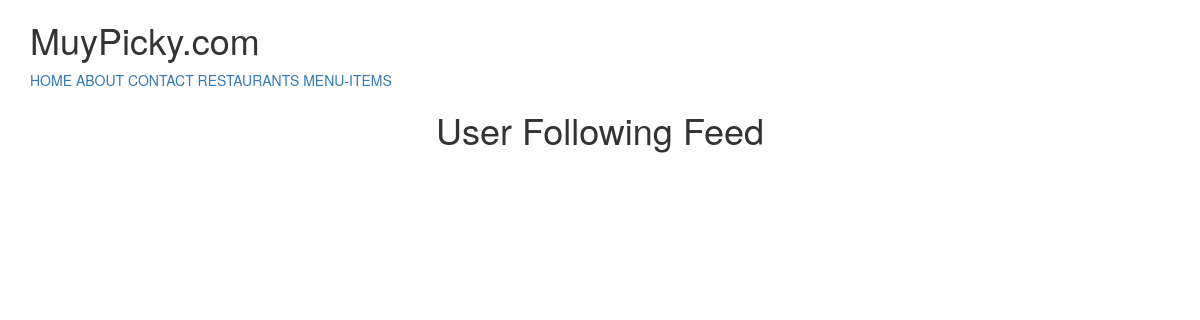
The page / (signed in) on the database as committed earlier.
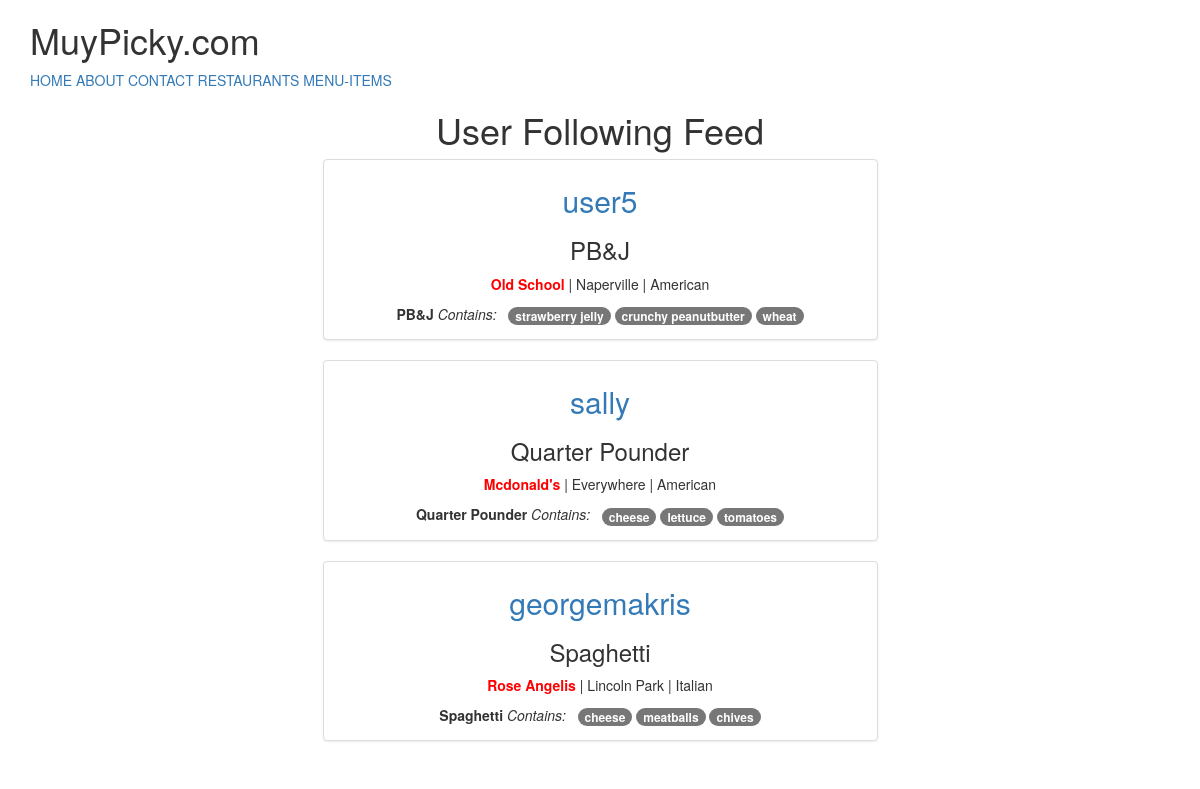
The same page on the database as committed later.
### menus/models.py (models this page shows, shortened)
class Item(models.Model):
    user=models.ForeignKey(settings.AUTH_USER_MODEL)
    restaurant=models.ForeignKey(RestaurantLocation)
    name=models.CharField(max_length=122)
    contents=models.TextField(help_text='seperate each item by comma')
    excludes=models.TextField(blank=True, null=True, help_text='seperate each item by comma')
    public=models.BooleanField(default=True)
    timestamp=models.DateTimeField(auto_now_add=True)
    updated=models.DateTimeField(auto_now=True)
    def __str__(self):
        return self.name
    class Meta:
        ordering = ['-updated','-timestamp']
    def get_contents(self):
        return self.contents.split(",")

### restaurants/models.py (models this page shows, shortened)
class RestaurantLocation(models.Model):
    owner           =models.ForeignKey(User)
    name            =models.CharField(max_length=120)
    location        =models.CharField(max_length=120, null=True, blank=True)
    category        =models.CharField(max_length=122, null=True, blank=True, validators=[validate_category])
    timestamp       =models.DateTimeField(auto_now_add=True)
    updated         =models.DateTimeField(auto_now=True)
    slug            =models.SlugField(null=True, blank=True)
    objects=RestaurantLocationManager()#adding to Model.objects.all
    @property
    def title(self):
        return self.name

### menus/views.py (the view)
# urls.py: url(r'^$', HomeView.as_view(),name='home'),
class HomeView(View):
    def get(self,request, *args, **kwargs):
        if not request.user.is_authenticated():
            return render(request, 'home.html', {})
        user=request.user
        print(user)
        is_following_user_ids=[x.user.id for x in user.is_following.all()]
        qs=Item.objects.filter(user__id__in=is_following_user_ids, public=True).order_by("-updated")
        print(qs)
        return render(request, 'menus/home-feed.html', {'object_list':qs})

### menus/templates/menus/home-feed.html
{% extends "base.html" %}
{% block content %}
<div class='row'>
<div class='col-sm-6 text-center col-sm-offset-3'>
  <h1> User Following Feed </h1>
{% for obj in object_list %}
  <div class="thumbnail">
    <h2><a href='{% url "profiles:detail" username=obj.user.username %}'>{{obj.user.username}}</a></h2>
   <h3>{{obj.name}} </h3>
  <p><span style='color:red;'><b>{{obj.restaurant.title}}</b> </span>| {{obj.restaurant.location}} | {{obj.restaurant.category}}</p>
  <p>
      <b>{{obj.name}}</b>
      <span><i>Contains: &nbsp; </i></span>
      {% for ing in obj.get_contents %}
  <span class= "badge badge-default">{{ing}}</span>
      {% endfor %}
</p>
</div>
    {% endfor %}
</div>
</div>
{%  endblock %}

### templates/base.html (shortened to what this page needs)
<!DOCTYPE html>
  <html>
    <head>
        {% include 'snippets/css.html' %}
    </head>
    <body>
      {% include 'snippets/nav.html' %}
      <div class='container'>
    {% block content %}
    {% endblock content %}
  </div>
    </body>
  </html>

### templates/snippets/css.html (shortened to what this page needs)
<link rel="stylesheet" href="https://maxcdn.bootstrapcdn.com/bootstrap/3.3.7/css/bootstrap.min.css">
<link rel="stylesheet" href="https://maxcdn.bootstrapcdn.com/bootstrap/3.3.7/css/bootstrap-theme.min.css">

### templates/snippets/nav.html
<div class='container'>
<h1>MuyPicky.com</h1>
<a href ="{% url 'home' %}"> HOME</a>
<a href ="{% url 'about' %}"> ABOUT</a>
<a href ="{% url 'contact' %}"> CONTACT</a>
{% if request.user.is_authenticated %}
<a href ="{% url 'restaurants:list' %}"> RESTAURANTS</a>
<a href ="{% url 'menus:list' %}"> MENU-ITEMS</a>
{% endif %}
</div>

Rows that differ between the two databases and show on the page:
added Item: user.username "user5", name "PB&J", restaurant "Old School", restaurant.location "Naperville", restaurant.category "American", get_contents "strawberry jelly" "crunchy peanutbutter" "wheat"
now on this page (row edited): Item: user.username "sally", name "Quarter Pounder", restaurant "Mcdonald's", restaurant.location "Everywhere", restaurant.category "American", get_contents "cheese" "lettuce" "tomatoes"
added Item: user.username "georgemakris", name "Spaghetti", restaurant "Rose Angelis", restaurant.location "Lincoln Park", restaurant.category "Italian", get_contents "cheese" "meatballs" "chives"
